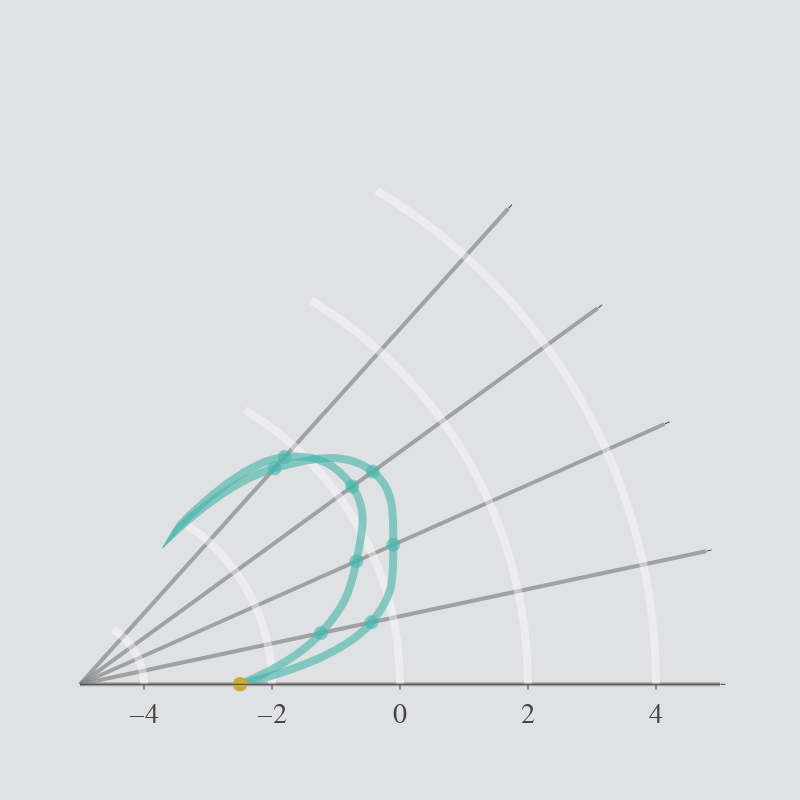

Notebook cell for this chart:
### Markdown cell above
Legend of the markers and lines

### Code cell
data=[]

for i in range(len(df_norm)):
    
    if i <1:
        continue
    
    if i >2:
        break
    
    for index,k in enumerate(directions.keys()):
        
#         if index>=3:
#             break
        
        r = df_norm[directions[k]].iloc[i].values
        theta = directions[k].copy()
        
        r = list(r)
        prevkey = extra_theta[(index)%len(extra_theta)]
        nextkey=extra_theta[(index+1)%len(extra_theta)]
        r = [range_min+offset] + r + [range_min+offset]   
        theta = [prevkey] + theta + [nextkey]

        
        
        data.append(go.Scatterpolar(
            name = "Country "+str(i), #Nation as the trace name
            mode = "markers,lines",
            marker = dict(
                color = colors[index],
                size=14
            ),
            r=r,
            theta=theta,
            line = dict(
                shape = "spline",
                color=[colors[index]],
                smoothing = 1.3,
                width=8
            ),
            hoverlabel=dict(
                namelength=20
            )
        ))

#Add a black angle
data.append(go.Scatterpolar(
        name = df_norm['indicator'].iloc[i], #Nation as the trace name
        mode = "lines",
        marker = dict(
            color = "rgba(180,120,150,0)",

        ),
        r=[0,0,0,0,0],
        theta=['f','g','h','i','j'],
        line = dict(
#             shape = "spline",
            color=[colors[index]],
            smoothing = 1.3
        ),
        hoverlabel=dict(
            namelength=20
        )
    )
)
        
        
layout = go.Layout(
    showlegend = False,
    polar=dict(
        
        bgcolor=bgcolor,
        sector=[0,59],
        angularaxis=dict(
            showline=False, # the grid's outline
#             visible=True,
            showticklabels=False,
            tickfont = dict(
                size = 8
            ),
            ticks = "outside",
            nticks = 30,
            direction = "clockwise",
            rotation = 60,
            gridcolor = "rgba(133,134,136,0.7)",
            gridwidth = 4
        ),
        radialaxis=dict(
#             angle = 60,
            showline=True, # the tick line
            showticklabels=True,
            visible=True,
            nticks=6,
            range = [range_min,range_max],
            gridcolor = "rgba(255,255,255,0.4)",
            gridwidth = 8,
#             linecolor = "white", #the tick line
            tickfont=dict(
                size=28,
                family="doris serif")
            )
    ),

    paper_bgcolor=bgcolor,
        

    
)

fig = go.Figure(data=data, layout=layout)
fig['layout'].update(width=800,height=800)
iplot(fig)

### Figure 1 — Plotly figure (JSON) as saved in the notebook; plotly's stock layout.template omitted (floating-point values rounded to 4 significant figures)
{"data": [{"hoverlabel": {"namelength": 20}, "line": {"color": ["45B5AA99"], "shape": "spline", "smoothing": 1.3, "width": 8}, "marker": {"color": "45B5AA99", "size": 14}, "mode": "markers,lines", "name": "Country 1", "r": [-2.5, -0.2215, 0.2576, -0.2718, -1.152, -2.5], "theta": ["a", "population_density", "human_development_index", "health_expenditure", "employment", "b"], "type": "scatterpolar"}, {"hoverlabel": {"namelength": 20}, "line": {"color": ["ffa60099"], "shape": "spline", "smoothing": 1.3, "width": 8}, "marker": {"color": "ffa60099", "size": 14}, "mode": "markers,lines", "name": "Country 1", "r": [-2.5, -0.2373, 0.0326, -0.05565, 0.4642, -2.5], "theta": ["b", "gdp_per_cap", "gdp_growth", "sustainable_economic_development_assessment(seda)", "overall_economic_freedom", "c"], "type": "scatterpolar"}, {"hoverlabel": {"namelength": 20}, "line": {"color": ["ff636199"], "shape": "spline", "smoothing": 1.3, "width": 8}, "marker": {"color": "ff636199", "size": 14}, "mode": "markers,lines", "name": "Country 1", "r": [-2.5, 0.5426, -0.3834, 0.8572, 1.058, -2.5], "theta": ["c", "political_stability&absence_of_violence", "control_of_corruption", "tax_burden", "government_spending", "d"], "type": "scatterpolar"}, {"hoverlabel": {"namelength": 20}, "line": {"color": ["bc509099"], "shape": "spline", "smoothing": 1.3, "width": 8}, "marker": {"color": "bc509099", "size": 14}, "mode": "markers,lines", "name": "Country 1", "r": [-2.5, 0.2428, -0.085, -1.017, 1.018, -2.5], "theta": ["d", "property_rights", "government_integrity", "judicial_effectiveness", "financial_freedom", "e"], "type": "scatterpolar"}, {"hoverlabel": {"namelength": 20}, "line": {"color": ["003f5c99"], "shape": "spline", "smoothing": 1.3, "width": 8}, "marker": {"color": "003f5c99", "size": 14}, "mode": "markers,lines", "name": "Country 1", "r": [-2.5, -0.1086, -0.04866, 1.925, 0.9074, -2.5], "theta": ["e", "total_foreign_born", "per_foreign_born", "population_living_abroad_diaspora", "population_living_abroad", "f"], "type": "scatterpolar"}, {"hoverlabel": {"namelength": 20}, "line": {"color": ["45B5AA99"], "shape": "spline", "smoothing": 1.3, "width": 8}, "marker": {"color": "45B5AA99", "size": 14}, "mode": "markers,lines", "name": "Country 2", "r": [-2.5, -0.4559, 0.6537, 0.3573, -0.3444, -2.5], "theta": ["a", "population_density", "human_development_index", "health_expenditure", "employment", "b"], "type": "scatterpolar"}, {"hoverlabel": {"namelength": 20}, "line": {"color": ["ffa60099"], "shape": "spline", "smoothing": 1.3, "width": 8}, "marker": {"color": "ffa60099", "size": 14}, "mode": "markers,lines", "name": "Country 2", "r": [-2.5, -0.4733, 0.3563, 0.3231, -1.436, -2.5], "theta": ["b", "gdp_per_cap", "gdp_growth", "sustainable_economic_development_assessment(seda)", "overall_economic_freedom", "c"], "type": "scatterpolar"}, {"hoverlabel": {"namelength": 20}, "line": {"color": ["ff636199"], "shape": "spline", "smoothing": 1.3, "width": 8}, "marker": {"color": "ff636199", "size": 14}, "mode": "markers,lines", "name": "Country 2", "r": [-2.5, -0.9301, -0.5682, -0.03269, 1.199, -2.5], "theta": ["c", "political_stability&absence_of_violence", "control_of_corruption", "tax_burden", "government_spending", "d"], "type": "scatterpolar"}, {"hoverlabel": {"namelength": 20}, "line": {"color": ["bc509099"], "shape": "spline", "smoothing": 1.3, "width": 8}, "marker": {"color": "bc509099", "size": 14}, "mode": "markers,lines", "name": "Country 2", "r": [-2.5, -1.113, -0.7058, -0.5282, -1.034, -2.5], "theta": ["d", "property_rights", "government_integrity", "judicial_effectiveness", "financial_freedom", "e"], "type": "scatterpolar"}, {"hoverlabel": {"namelength": 20}, "line": {"color": ["003f5c99"], "shape": "spline", "smoothing": 1.3, "width": 8}, "marker": {"color": "003f5c99", "size": 14}, "mode": "markers,lines", "name": "Country 2", "r": [-2.5, -0.3608, 0.3381, -0.6799, -0.4113, -2.5], "theta": ["e", "total_foreign_born", "per_foreign_born", "population_living_abroad_diaspora", "population_living_abroad", "f"], "type": "scatterpolar"}, {"hoverlabel": {"namelength": 20}, "line": {"color": ["003f5c99"], "smoothing": 1.3}, "marker": {"color": "rgba(180,120,150,0)"}, "mode": "lines", "name": "Barbados", "r": [0, 0, 0, 0, 0], "theta": ["f", "g", "h", "i", "j"], "type": "scatterpolar"}], "layout": {"height": 800, "paper_bgcolor": "rgb(224,225,227)", "polar": {"angularaxis": {"direction": "clockwise", "gridcolor": "rgba(133,134,136,0.7)", "gridwidth": 4, "nticks": 30, "rotation": 60, "showline": false, "showticklabels": false, "tickfont": {"size": 8}, "ticks": "outside"}, "bgcolor": "rgb(224,225,227)", "radialaxis": {"gridcolor": "rgba(255,255,255,0.4)", "gridwidth": 8, "nticks": 6, "range": [-5, 5], "showline": true, "showticklabels": true, "tickfont": {"family": "doris serif", "size": 28}, "visible": true}, "sector": [0, 59]}, "showlegend": false, "width": 800}}
